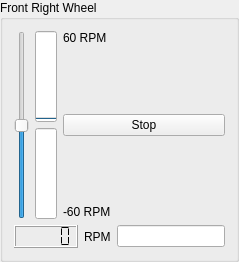
          <widget class="QGroupBox" name="groupBox_4">
           <property name="sizePolicy">
            <sizepolicy hsizetype="Preferred" vsizetype="Preferred">
             <horstretch>1</horstretch>
             <verstretch>1</verstretch>
            </sizepolicy>
           </property>
           <property name="focusPolicy">
            <enum>Qt::NoFocus</enum>
           </property>
           <property name="title">
            <string>Front Right Wheel</string>
           </property>
           <layout class="QVBoxLayout" name="verticalLayout_23">
            <item>
             <layout class="QHBoxLayout" name="horizontalLayout_20">
              <item>
               <widget class="QSlider" name="slider_FrontRightWheel">
                <property name="focusPolicy">
                 <enum>Qt::NoFocus</enum>
                </property>
                <property name="minimum">
                 <number>-100</number>
                </property>
                <property name="maximum">
                 <number>100</number>
                </property>
                <property name="value">
                 <number>0</number>
                </property>
                <property name="orientation">
                 <enum>Qt::Vertical</enum>
                </property>
               </widget>
              </item>
              <item>
               <layout class="QVBoxLayout" name="verticalLayout_20">
                <item>
                 <widget class="QProgressBar" name="progressBar_FrontRightWheelForwards">
                  <property name="focusPolicy">
                   <enum>Qt::NoFocus</enum>
                  </property>
                  <property name="layoutDirection">
                   <enum>Qt::LeftToRight</enum>
                  </property>
                  <property name="value">
                   <number>0</number>
                  </property>
                  <property name="textVisible">
                   <bool>true</bool>
                  </property>
                  <property name="orientation">
                   <enum>Qt::Vertical</enum>
                  </property>
                  <property name="textDirection">
                   <enum>QProgressBar::TopToBottom</enum>
                  </property>
                 </widget>
                </item>
                <item>
                 <widget class="QProgressBar" name="progressBar_FrontRightWheelBackwards">
                  <property name="focusPolicy">
                   <enum>Qt::NoFocus</enum>
                  </property>
                  <property name="layoutDirection">
                   <enum>Qt::LeftToRight</enum>
                  </property>
                  <property name="value">
                   <number>0</number>
                  </property>
                  <property name="orientation">
                   <enum>Qt::Vertical</enum>
                  </property>
                  <property name="invertedAppearance">
                   <bool>true</bool>
                  </property>
                 </widget>
                </item>
               </layout>
              </item>
              <item>
               <layout class="QVBoxLayout" name="verticalLayout_21">
                <item>
                 <widget class="QLabel" name="label_18">
                  <property name="focusPolicy">
                   <enum>Qt::NoFocus</enum>
                  </property>
                  <property name="text">
                   <string>60 RPM</string>
                  </property>
                 </widget>
                </item>
                <item>
                 <spacer name="verticalSpacer_10">
                  <property name="focusPolicy">
                   <enum>Qt::NoFocus</enum>
                  </property>
                  <property name="orientation">
                   <enum>Qt::Vertical</enum>
                  </property>
                  <property name="sizeHint" stdset="0">
                   <size>
                    <width>20</width>
                    <height>40</height>
                   </size>
                  </property>
                 </spacer>
                </item>
                <item>
                 <widget class="QPushButton" name="pushButton_FrontRightWheelStop">
                  <property name="focusPolicy">
                   <enum>Qt::NoFocus</enum>
                  </property>
                  <property name="text">
                   <string>Stop</string>
                  </property>
                 </widget>
                </item>
                <item>
                 <spacer name="verticalSpacer_11">
                  <property name="focusPolicy">
                   <enum>Qt::NoFocus</enum>
                  </property>
                  <property name="orientation">
                   <enum>Qt::Vertical</enum>
                  </property>
                  <property name="sizeHint" stdset="0">
                   <size>
                    <width>20</width>
                    <height>40</height>
                   </size>
                  </property>
                 </spacer>
                </item>
                <item>
                 <widget class="QLabel" name="label_19">
                  <property name="focusPolicy">
                   <enum>Qt::NoFocus</enum>
                  </property>
                  <property name="text">
                   <string>-60 RPM</string>
                  </property>
                 </widget>
                </item>
               </layout>
              </item>
             </layout>
            </item>
            <item>
             <layout class="QHBoxLayout" name="horizontalLayout_21">
              <item>
               <widget class="QLCDNumber" name="lcdNumber_FrontRightWheel">
                <property name="focusPolicy">
                 <enum>Qt::NoFocus</enum>
                </property>
                <property name="smallDecimalPoint">
                 <bool>false</bool>
                </property>
                <property name="segmentStyle">
                 <enum>QLCDNumber::Flat</enum>
                </property>
                <property name="value" stdset="0">
                 <double>0.000000000000000</double>
                </property>
               </widget>
              </item>
              <item>
               <widget class="QLabel" name="label_21">
                <property name="focusPolicy">
                 <enum>Qt::NoFocus</enum>
                </property>
                <property name="text">
                 <string>RPM</string>
                </property>
               </widget>
              </item>
              <item>
               <widget class="IntEdit" name="lineEdit_FrontRightWheel"/>
              </item>
             </layout>
            </item>
           </layout>
          </widget>
